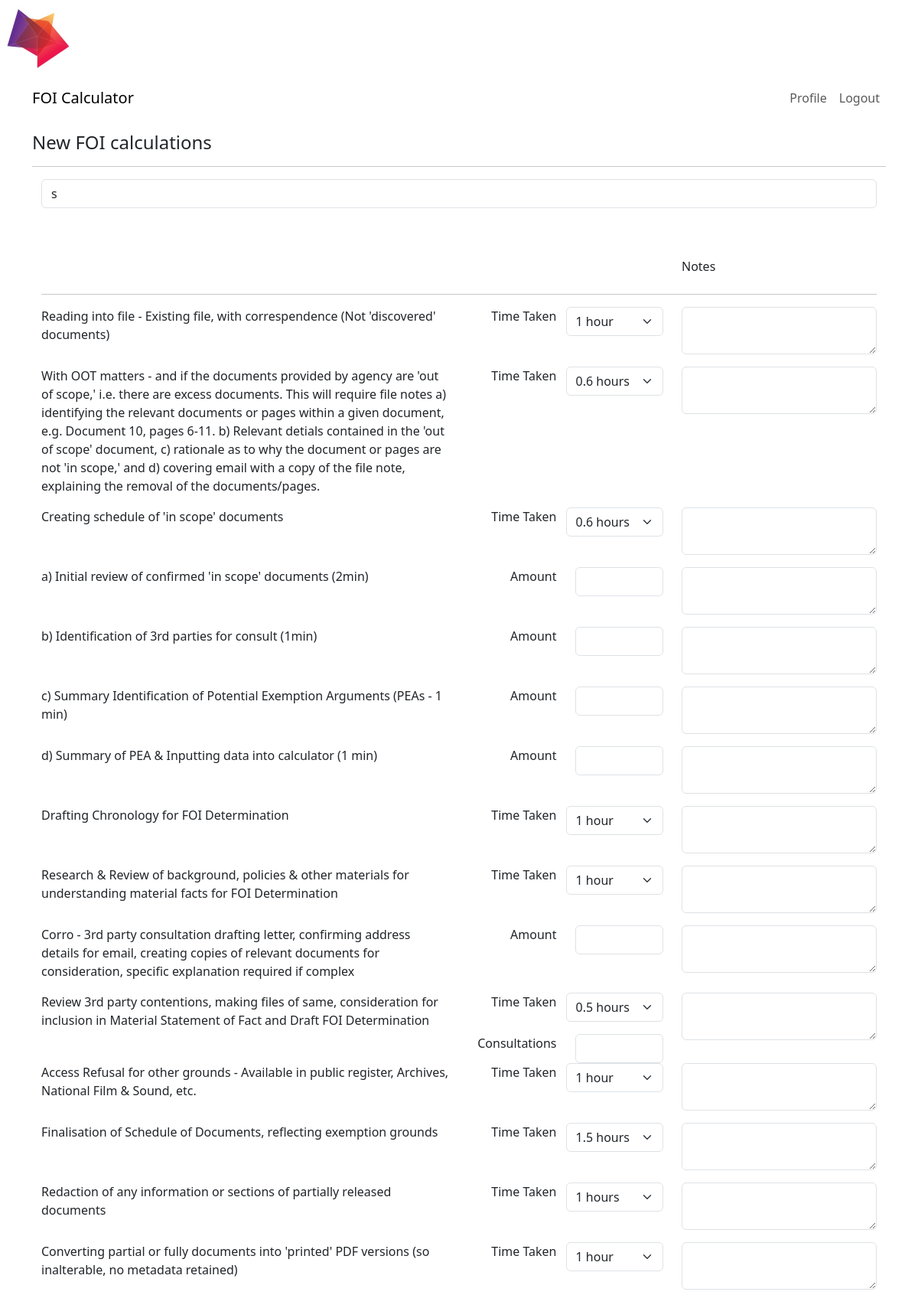
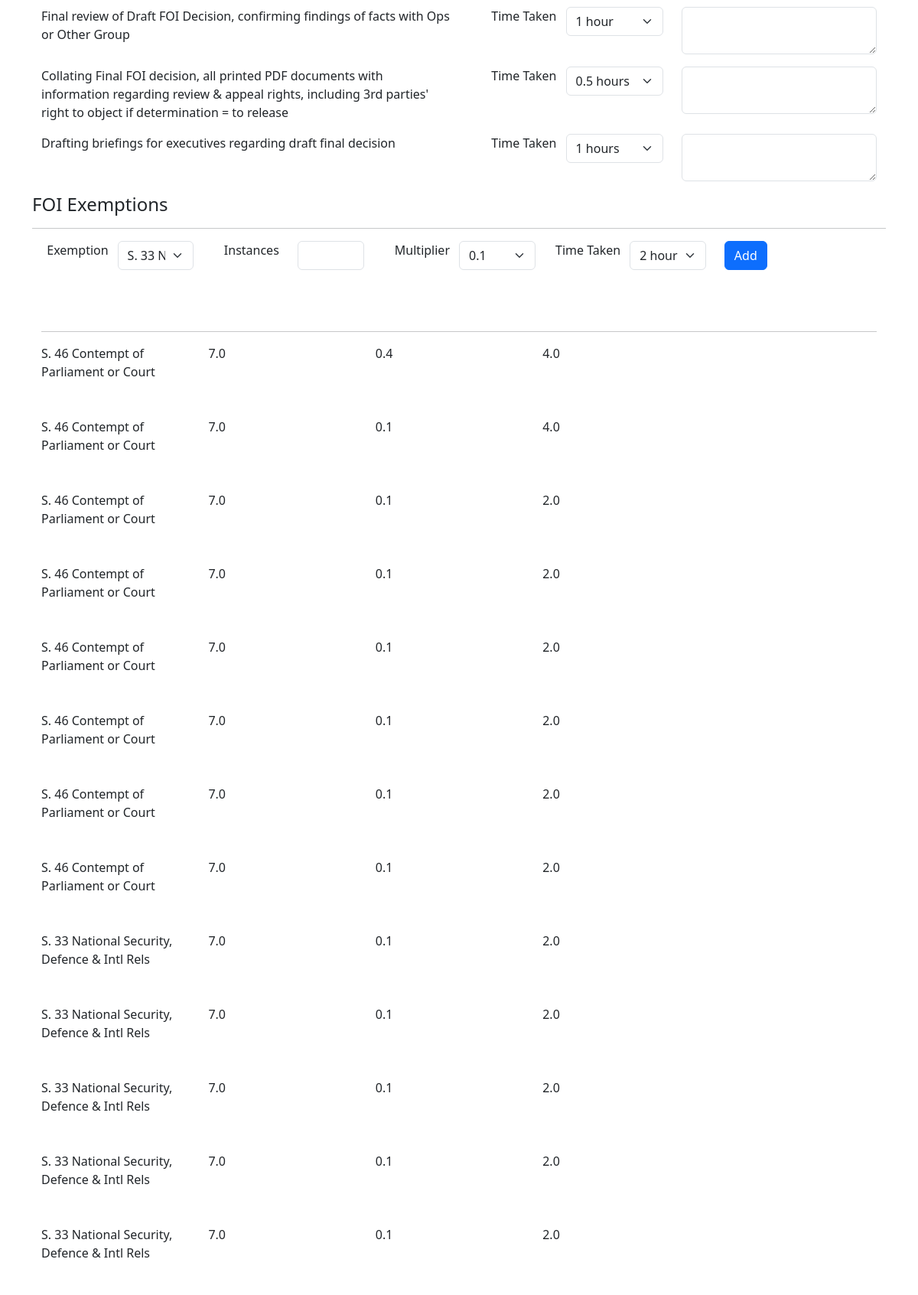
Screenshot of /edit_survey/5 (signed in, upper part) with the database file from the repository (2 pictures, top to bottom).
### app/models.py (models this page shows, shortened)
class Exemption(db.Model):
    id: so.Mapped[int] = so.mapped_column(primary_key=True)
    exemption_name: so.Mapped[str] = so.mapped_column(sa.String(140))
    exemption_instance: so.Mapped[float] = so.mapped_column(sa.Float)
    exemption_multiplier: so.Mapped[float] = so.mapped_column(sa.Float)
    exemption_time: so.Mapped[float] = so.mapped_column(sa.Float)
    timestamp: so.Mapped[datetime] = so.mapped_column(
        index=True, default=lambda: datetime.now(timezone.utc))
    survey_id: so.Mapped[int] = so.mapped_column(sa.ForeignKey(Survey.id),
                                               index=True)
    author: so.Mapped[Survey] = so.relationship(back_populates='exemptions')

### app/routes.py (the view)
@app.route('/edit_survey/<id>', methods=['GET'])
@login_required
def edit_survey(id):
    survey = db.first_or_404(sa.select(Survey).where(Survey.id == id))
    form1 = EditSurveyForm(id)
    form2 = ExemptionForm()
    form1.survey_name.data = survey.survey_name
    form1.field1.data = survey.field1
    form1.comment1.data = survey.comment1
    form1.field2.data = survey.field2
    form1.comment2.data = survey.comment2
    form1.field3.data = survey.field3
    form1.comment3.data = survey.comment3
    form1.field4.data = survey.field4
    form1.comment4.data = survey.comment4
    form1.field5.data = survey.field5
    form1.comment5.data = survey.comment5
    form1.field6.data = survey.field6
    form1.comment6.data = survey.comment6
    form1.field7.data = survey.field7
    form1.comment7.data = survey.comment7
    form1.field8.data = survey.field8
    form1.comment8.data = survey.comment8
    form1.field9.data = survey.field9
    form1.comment9.data = survey.comment9
    form1.field10.data = survey.field10
    form1.comment10.data = survey.comment10
    form1.field11.data = survey.field11
    form1.field12.data = survey.field12
    form1.comment12.data = survey. comment12
    form1.field13.data = survey.field13
    form1.comment13.data = survey.comment13
    form1.field14.data = survey.field14
    form1.comment14.data = survey.comment14
    form1.field15.data = survey.field15
    form1.comment15.data = survey.comment15
    form1.field16.data = survey. field16
    form1.comment16.data = survey.comment16
    form1.field17.data = survey.field17
    form1.comment17.data = survey.comment17
    form1.field18.data = survey.field18
    form1.comment18.data = survey.comment18
    form1.field19.data = survey.field19
    form1.comment19.data = survey.comment19
    form1.result.data = survey.result
    exemptions = db.paginate(survey.following_exemptions(),error_out=False)
    return render_template('edit_survey.html', exemptions=exemptions.items, survey=survey,title='Edit Survey',
                           form1=form1,form2=form2)

### app/forms.py
class ExemptionForm(FlaskForm):
    exemption_name = SelectField('Exemption',
                                 choices=[("sss", "sss"), ("sss", "sss")],validators=[DataRequired()])
    exemption_instance = FloatField('Instances', validators=[DataRequired()])
    exemption_multiplier = SelectField('Multiplier', choices=[
        (0.1, 0.1),(0.2, 0.2),(0.3, 0.3),(0.4, 0.4),(0.5, 0.5),(0.6, 0.6),(0.7, 0.7),(0.8, 0.8),(0.9, 0.9)
        ],coerce=float,validators=[DataRequired()])
    exemption_time = SelectField('Time Taken', choices=[(2, "2 hours"), (3, "3 hours"),(4, "4 hours")],coerce=float,validators=[DataRequired()])
    submit_exemption = SubmitField('Add')
    def __init__(self, *args, **kwargs):
        super().__init__(*args, **kwargs)
        self.exemption_name.choices = self.load_exemptions()
    @staticmethod
    def load_exemptions():
        choices = []
        csv_file_path = os.path.join(current_app.root_path, 'static', 'dropdowns', 'exemptions.csv')
        with open(csv_file_path, mode='r') as file:
            reader = csv.reader(file)
            for row in reader:
                choices.append((row[0], row[1]))
        return choices

### app/models.py (called while the page is built)
@login.user_loader
def load_user(id):
    return db.session.get(User, int(id))

    def following_exemptions(self):
        return (
        sa.select(Exemption)
        .join(Survey, Exemption.survey_id == Survey.id)  # Fix here
        .where(Survey.id == self.id)
        .group_by(Exemption)
        .order_by(Exemption.timestamp.desc())
    )

### app/routes.py (called while the page is built)
@app.before_request
def before_request():
    if current_user.is_authenticated:
        current_user.last_seen = datetime.now(timezone.utc)
        db.session.commit()

### app/templates/edit_survey.html (shortened to what this page needs)
{% extends "base.html" %}
{% import "form_layouts.html" as wtf %}
{% block content %}
    <h4>New FOI calculations</h4>
    <hr>
    <form id="form1" method="post" action="{{ url_for('pass_survey', id=survey.id) }}">
        {{ wtf.survey_form(form1, id='form1') }}
    </form>
    <h4>FOI Exemptions</h4>
    <hr>
    <form id="form2" method="post" action="{{ url_for('pass_exemption', id=survey.id) }}">
        {{ wtf.exemptions_form(form2, exemptions, id='form2') }}
    </form>
    <br>
{% endblock %}

### app/templates/_exemption.html
<div class="row pb-5">
        <div class="col">
            {{ exemption.exemption_name}}
        </div>
        <div class="col">
            {{ exemption.exemption_instance}}
        </div>
        <div class="col">
            {{ exemption.exemption_multiplier}}
        </div>
        <div class="col">
            {{ exemption.exemption_time}}
        </div>
        <div class="col">
        </div>
</div>

### rows the page displays
Exemption: exemption_name "S. 46 Contempt of Parliament or Court", exemption_instance "7.0", exemption_multiplier "0.4", exemption_time "4.0"
Exemption: exemption_name "S. 46 Contempt of Parliament or Court", exemption_instance "7.0", exemption_multiplier "0.1", exemption_time "4.0"
Exemption: exemption_name "S. 46 Contempt of Parliament or Court", exemption_instance "7.0", exemption_multiplier "0.1", exemption_time "2.0"
Exemption: exemption_name "S. 46 Contempt of Parliament or Court", exemption_instance "7.0", exemption_multiplier "0.1", exemption_time "2.0"
Exemption: exemption_name "S. 46 Contempt of Parliament or Court", exemption_instance "7.0", exemption_multiplier "0.1", exemption_time "2.0"
Exemption: exemption_name "S. 46 Contempt of Parliament or Court", exemption_instance "7.0", exemption_multiplier "0.1", exemption_time "2.0"
Exemption: exemption_name "S. 46 Contempt of Parliament or Court", exemption_instance "7.0", exemption_multiplier "0.1", exemption_time "2.0"
Exemption: exemption_name "S. 46 Contempt of Parliament or Court", exemption_instance "7.0", exemption_multiplier "0.1", exemption_time "2.0"
Exemption: exemption_name "S. 33 National Security, Defence & Intl Rels", exemption_instance "7.0", exemption_multiplier "0.1", exemption_time "2.0"
Exemption: exemption_name "S. 33 National Security, Defence & Intl Rels", exemption_instance "7.0", exemption_multiplier "0.1", exemption_time "2.0"
Exemption: exemption_name "S. 33 National Security, Defence & Intl Rels", exemption_instance "7.0", exemption_multiplier "0.1", exemption_time "2.0"
Exemption: exemption_name "S. 33 National Security, Defence & Intl Rels", exemption_instance "7.0", exemption_multiplier "0.1", exemption_time "2.0"
Exemption: exemption_name "S. 33 National Security, Defence & Intl Rels", exemption_instance "7.0", exemption_multiplier "0.1", exemption_time "2.0"

### other values shown
{{ right }} "Notes"
{{ field.label(class='form-label') }} "Time Taken Time Taken Time Taken Time Taken Time Taken Time Taken Time Taken Time Taken Time Taken Time Taken Time Taken Time Taken Time Taken Exemption Multiplier Time Taken"
{{ field.label(class='form-label') }} "Amount Amount Amount Amount Amount Consultations Instances"
{{ middle_field.description }} "Review 3rd party contentions, making files of same, consideration for inclusion in Material Statement of Fact and Draft FOI Determination"
